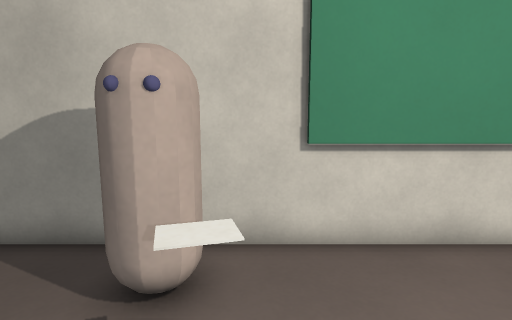
view 1 (above)

12 first-person views from a walk through a 3-D level made in the Godot game engine. The camera is 1.3 m above the floor, tilts 8° down and sees 80° across. The floor is counted in squares, 0.5 m on a side. Each view is taken from the middle of a square. On the plan, view 1 faces up. The plan holds only what a view shows up to about 20 squares ahead; the rest is blank. Surface patterns are stand-ins for the level's own textures.

view 2
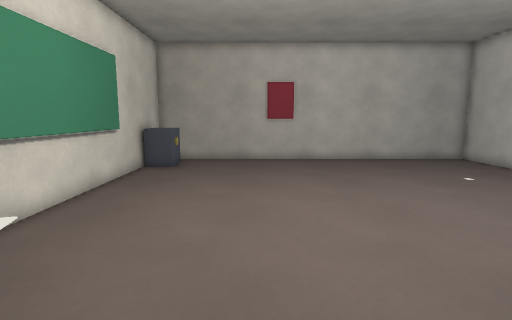

view 3
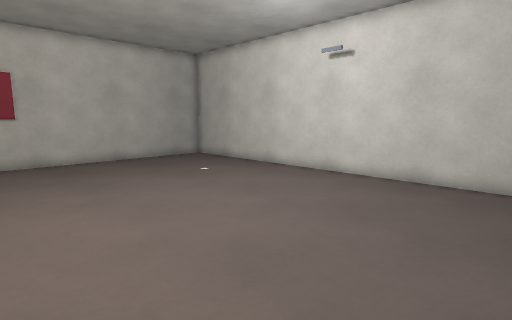

view 4
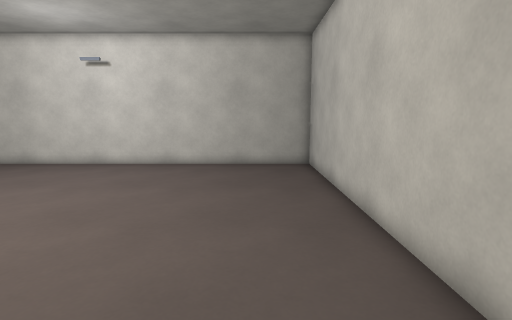

view 5
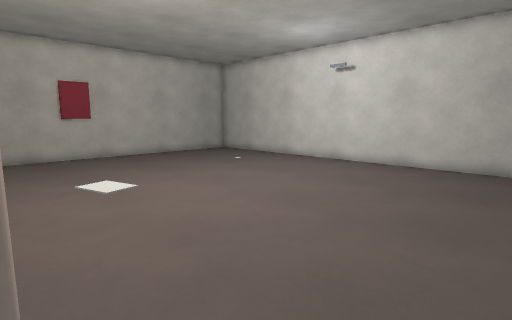

view 6
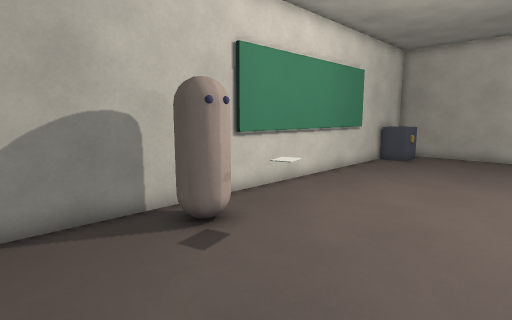

view 7
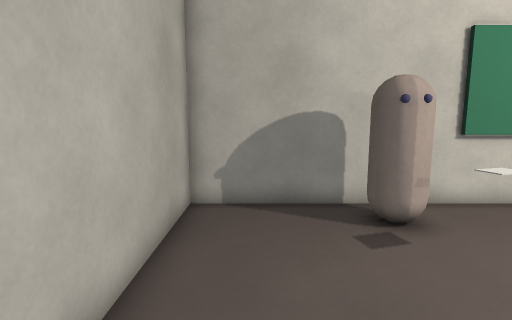

view 8
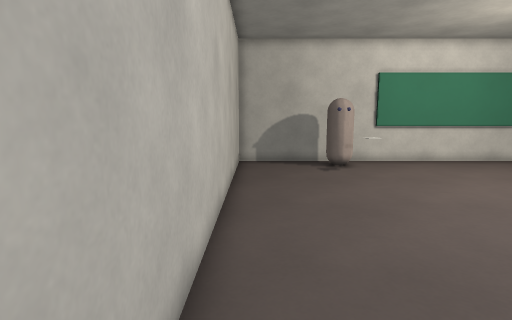

view 9
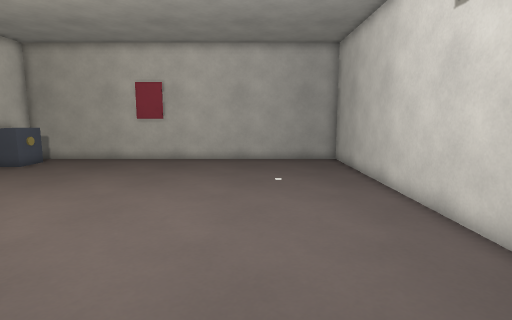

view 10
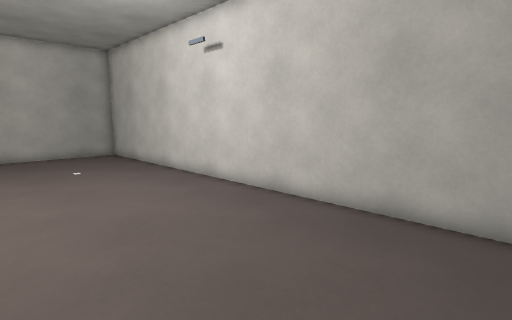

view 11
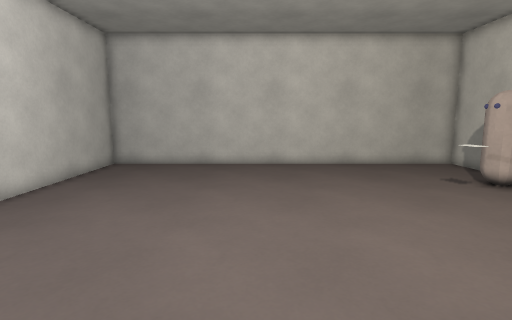

view 12
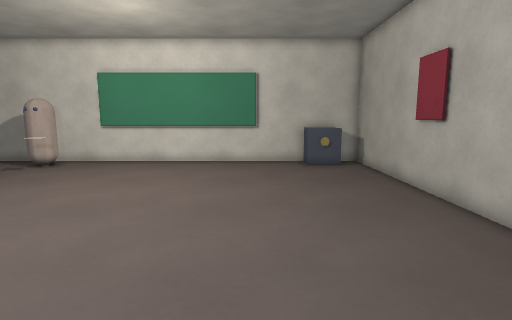

### Floor plan
Key: @ floor where view 1 was taken; # wall or solid block; . floor; = window, fence, low wall or low ledge; ^ raised ledge; O other object.
Columns run from 7 left of view 1 to 16 right of it. Each row starts with its distance up from view 1.
  6 ########################
  5 #....OO.............^^.#
  4 #....OO.............==.#
  3 #.....==...............#
  2 #.....==...............#
  1 #......................#
  0 #......@...............#
 -1 #......................#
 -2 #......................#
 -3 #......................#
 -4 #......................#
 -5 #......................#
 -6 #......................#
 -7 #......................#
 -8 #......................#
 -9 #......................#
-10 #......................#
-11 #......................#
-12 #......................#
-13 ########################

Where each view was taken, in squares from view 1:
view 1: 0 up, 0 right, facing up
view 2: 0 up, 3 left, facing right
view 3: 0 up, 3 left, facing down-right
view 4: 4 up, 4 left, facing down
view 5: 4 up, 5 left, facing down-right
view 6: 2 down, 6 left, facing up-right
view 7: 3 down, 5 left, facing up
view 8: 12 down, 6 left, facing up
view 9: 8 down, 3 left, facing right
view 10: 5 down, 6 left, facing down-right
view 11: 5 down, 10 right, facing left
view 12: 12 down, 10 right, facing up
